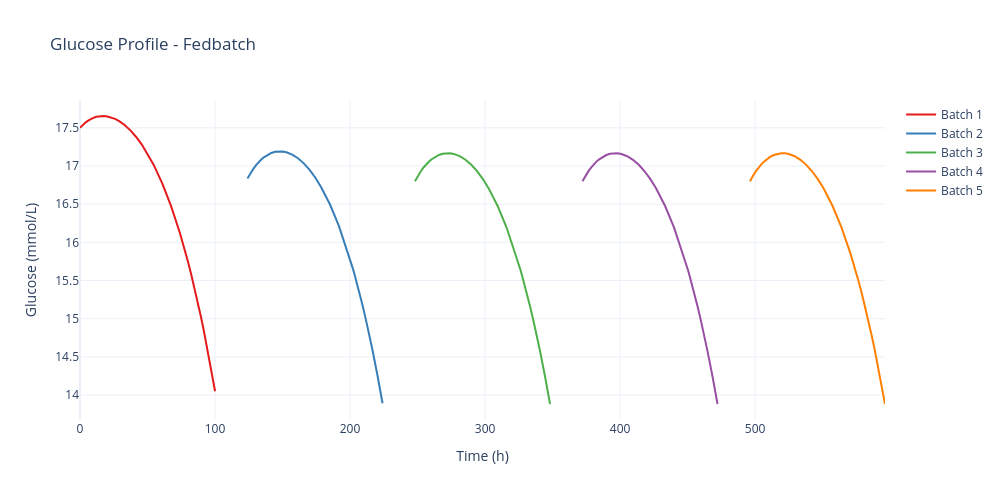

Notebook code cell kept with this figure:
### Markdown cell above
### 4.2. Glucose Profile

### Code cell
# Display glucose profile
figs[1].show()
